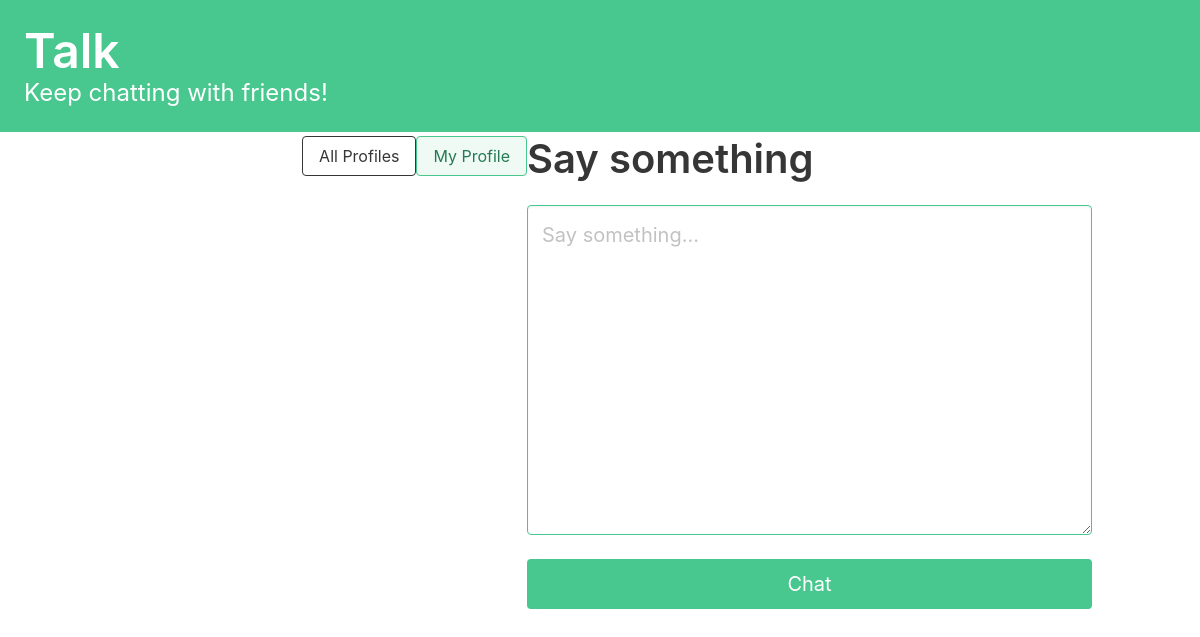
Page / (signed in) on the earlier database version.
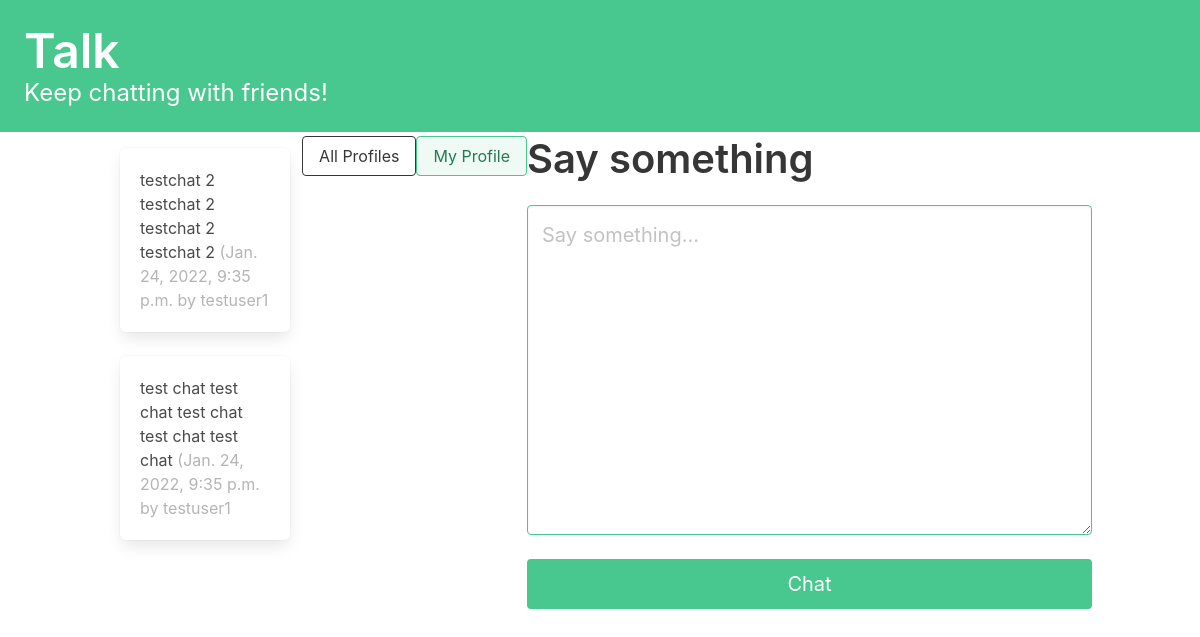
Same page on the later database version.
### talk/models.py (models this page shows, shortened)
class Chat(models.Model):
    user = models.ForeignKey(
        User, related_name="chats", on_delete=models.DO_NOTHING
    )
    body = models.CharField(max_length=140)
    created_at = models.DateTimeField(auto_now_add=True)

### talk/views.py (the view)
# urls.py: path("", dashboard, name="dashboard"),
def dashboard(request):
    form = ChatForm(request.POST or None)
    if request.method == "POST":
        if form.is_valid():
            chat = form.save(commit=False)
            chat.user = request.user
            chat.save()
            return redirect("talk:dashboard")
    followed_chats = Chat.objects.filter(
        user__profile__in=request.user.profile.follows.all()
    ).order_by("-created_at")
    return render(request, "talk/dashboard.html", {"form": form, "chats": followed_chats})

### talk/forms.py
class ChatForm(forms.ModelForm):
    body = forms.CharField(
        required=True,
        widget=forms.widgets.Textarea(
            attrs={
                "placeholder": "Say something...",
                "class": "textarea is-success is-medium",
            }
        ),
        label="",
    )
    class Meta:
        model = Chat
        exclude = ("user", )

### talk/templates/talk/dashboard.html (shortened to what this page needs)
{% extends 'base.html' %}
{% block content %}
<div class="column">
    {% for chat in chats %}
    <div class="box">
        {{chat.body}}
        <span class="is-small has-text-grey-light">
            ({{ chat.created_at }} by {{ chat.user.username }}
        </span>
    </div>
{% endfor %}
</div>
<div class="block">
    <a href="{% url 'talk:profile_list' %} ">
        <button class="button is-dark is-outlined is-fullwidth">
            All Profiles
        </button>
    </a>
</div>
<div class="block">
    <a href="{% url 'talk:profile' request.user.profile.id %} ">
        <button class="button is-success is-light is-outlined is-fullwidth">
            My Profile
        </button>
    </a>
</div>
<div class="block">
    <div class="block">
        <h2 class="title is-2">Say something</p>
    </div>
    <div class="block">
        <form method="post">
            {{ form.as_p }}
            <button class="button is-success is-fullwidth is-medium mt-5"
                    type="submit">Chat
            </button>
        </form>
    </div>
</div>
{% endblock content %}

### talk/templates/base.html (shortened to what this page needs)
<!DOCTYPE html>
<html lang="en">
<head>
    <link rel="stylesheet"
          href="https://cdn.jsdelivr.net/npm/bulma@0.9.3/css/bulma.min.css">
</head>
<body>
    <a href="{% url 'talk:dashboard' %} ">
    <section class="hero is-small is-success mb-4">
        <div class="hero-body">
        <h1 class="title is-1">Talk</h1>
        <a href="{% url 'talk:profile_list' %}" class="subtitle is-4">Keep chatting with friends!</a>
        </div>
    </section>
    </a>
    <div class="container">
    <div class="columns">
        {% block content %}
        {% endblock content %}
    </div>
</div>
</body>
</html>

Differences in the rows shown:
added Chat: body "testchat 2 testchat 2 testchat 2 testchat 2", created_at "Jan. 24, 2022, 9:35 p.m.", user.username "testuser1"
added Chat: body "test chat test chat test chat test chat test chat", created_at "Jan. 24, 2022, 9:35 p.m.", user.username "testuser1"
